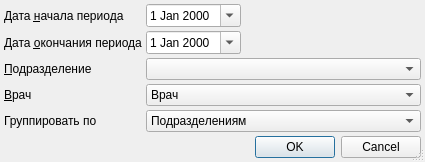
<?xml version="1.0" encoding="UTF-8"?>
<ui version="4.0">
 <class>ReportMovingDispClients</class>
 <widget class="QDialog" name="ReportMovingDispClients">
  <property name="windowModality">
   <enum>Qt::ApplicationModal</enum>
  </property>
  <property name="geometry">
   <rect>
    <x>0</x>
    <y>0</y>
    <width>425</width>
    <height>151</height>
   </rect>
  </property>
  <property name="windowTitle">
   <string>параметры отчёта</string>
  </property>
  <property name="sizeGripEnabled">
   <bool>true</bool>
  </property>
  <layout class="QGridLayout">
   <property name="margin">
    <number>4</number>
   </property>
   <property name="spacing">
    <number>4</number>
   </property>
   <item row="1" column="1">
    <widget class="CDateEdit" name="edtEndDate">
     <property name="calendarPopup">
      <bool>true</bool>
     </property>
    </widget>
   </item>
   <item row="4" column="1" colspan="2">
    <widget class="COrgStructureComboBox" name="cmbOrgStructure"/>
   </item>
   <item row="0" column="2">
    <spacer>
     <property name="orientation">
      <enum>Qt::Horizontal</enum>
     </property>
     <property name="sizeHint" stdset="0">
      <size>
       <width>91</width>
       <height>20</height>
      </size>
     </property>
    </spacer>
   </item>
   <item row="6" column="1" colspan="2">
    <widget class="QComboBox" name="cmbRowGrouping">
     <item>
      <property name="text">
       <string>Подразделениям</string>
      </property>
     </item>
     <item>
      <property name="text">
       <string>Специальности</string>
      </property>
     </item>
     <item>
      <property name="text">
       <string>Врачам</string>
      </property>
     </item>
    </widget>
   </item>
   <item row="7" column="0" colspan="3">
    <widget class="QDialogButtonBox" name="buttonBox">
     <property name="orientation">
      <enum>Qt::Horizontal</enum>
     </property>
     <property name="standardButtons">
      <set>QDialogButtonBox::Cancel|QDialogButtonBox::Ok</set>
     </property>
    </widget>
   </item>
   <item row="1" column="0">
    <widget class="QLabel" name="lblEndDate">
     <property name="text">
      <string>Дата &amp;окончания периода</string>
     </property>
     <property name="buddy">
      <cstring>edtEndDate</cstring>
     </property>
    </widget>
   </item>
   <item row="0" column="0">
    <widget class="QLabel" name="lblBegDate">
     <property name="text">
      <string>Дата &amp;начала периода</string>
     </property>
     <property name="buddy">
      <cstring>edtBegDate</cstring>
     </property>
    </widget>
   </item>
   <item row="0" column="1">
    <widget class="CDateEdit" name="edtBegDate">
     <property name="calendarPopup">
      <bool>true</bool>
     </property>
    </widget>
   </item>
   <item row="5" column="0">
    <widget class="QLabel" name="lblPerson">
     <property name="text">
      <string>&amp;Врач</string>
     </property>
     <property name="buddy">
      <cstring>cmbPerson</cstring>
     </property>
    </widget>
   </item>
   <item row="5" column="1" colspan="2">
    <widget class="CPersonComboBoxEx" name="cmbPerson">
     <item>
      <property name="text">
       <string>Врач</string>
      </property>
     </item>
    </widget>
   </item>
   <item row="4" column="0">
    <widget class="QLabel" name="lblOrgStructure">
     <property name="text">
      <string>&amp;Подразделение</string>
     </property>
     <property name="buddy">
      <cstring>cmbOrgStructure</cstring>
     </property>
    </widget>
   </item>
   <item row="1" column="2">
    <spacer>
     <property name="orientation">
      <enum>Qt::Horizontal</enum>
     </property>
     <property name="sizeHint" stdset="0">
      <size>
       <width>91</width>
       <height>20</height>
      </size>
     </property>
    </spacer>
   </item>
   <item row="6" column="0">
    <widget class="QLabel" name="lblRowGrouping">
     <property name="text">
      <string>Группировать по</string>
     </property>
     <property name="buddy">
      <cstring>cmbRowGrouping</cstring>
     </property>
    </widget>
   </item>
  </layout>
 </widget>
 <customwidgets>
  <customwidget>
   <class>CDateEdit</class>
   <extends>QDateEdit</extends>
   <header>library/DateEdit.h</header>
  </customwidget>
  <customwidget>
   <class>CPersonComboBoxEx</class>
   <extends>QComboBox</extends>
   <header>Orgs/PersonComboBoxEx.h</header>
  </customwidget>
  <customwidget>
   <class>COrgStructureComboBox</class>
   <extends>QComboBox</extends>
   <header>Orgs/OrgStructComboBoxes.h</header>
  </customwidget>
 </customwidgets>
 <tabstops>
  <tabstop>edtBegDate</tabstop>
  <tabstop>edtEndDate</tabstop>
  <tabstop>cmbOrgStructure</tabstop>
  <tabstop>cmbPerson</tabstop>
  <tabstop>cmbRowGrouping</tabstop>
  <tabstop>buttonBox</tabstop>
 </tabstops>
 <resources/>
 <connections>
  <connection>
   <sender>buttonBox</sender>
   <signal>accepted()</signal>
   <receiver>ReportMovingDispClients</receiver>
   <slot>accept()</slot>
   <hints>
    <hint type="sourcelabel">
     <x>112</x>
     <y>177</y>
    </hint>
    <hint type="destinationlabel">
     <x>102</x>
     <y>90</y>
    </hint>
   </hints>
  </connection>
  <connection>
   <sender>buttonBox</sender>
   <signal>rejected()</signal>
   <receiver>ReportMovingDispClients</receiver>
   <slot>reject()</slot>
   <hints>
    <hint type="sourcelabel">
     <x>225</x>
     <y>177</y>
    </hint>
    <hint type="destinationlabel">
     <x>236</x>
     <y>76</y>
    </hint>
   </hints>
  </connection>
 </connections>
</ui>
